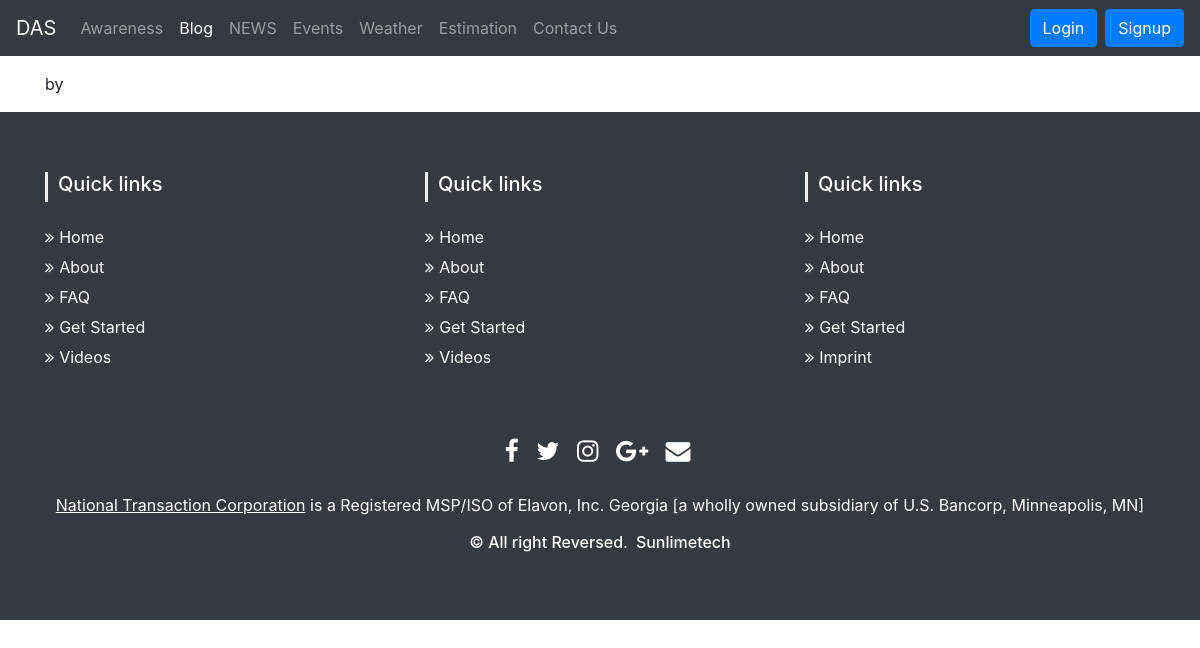
Before: /blogpost/45645 with the older database file.
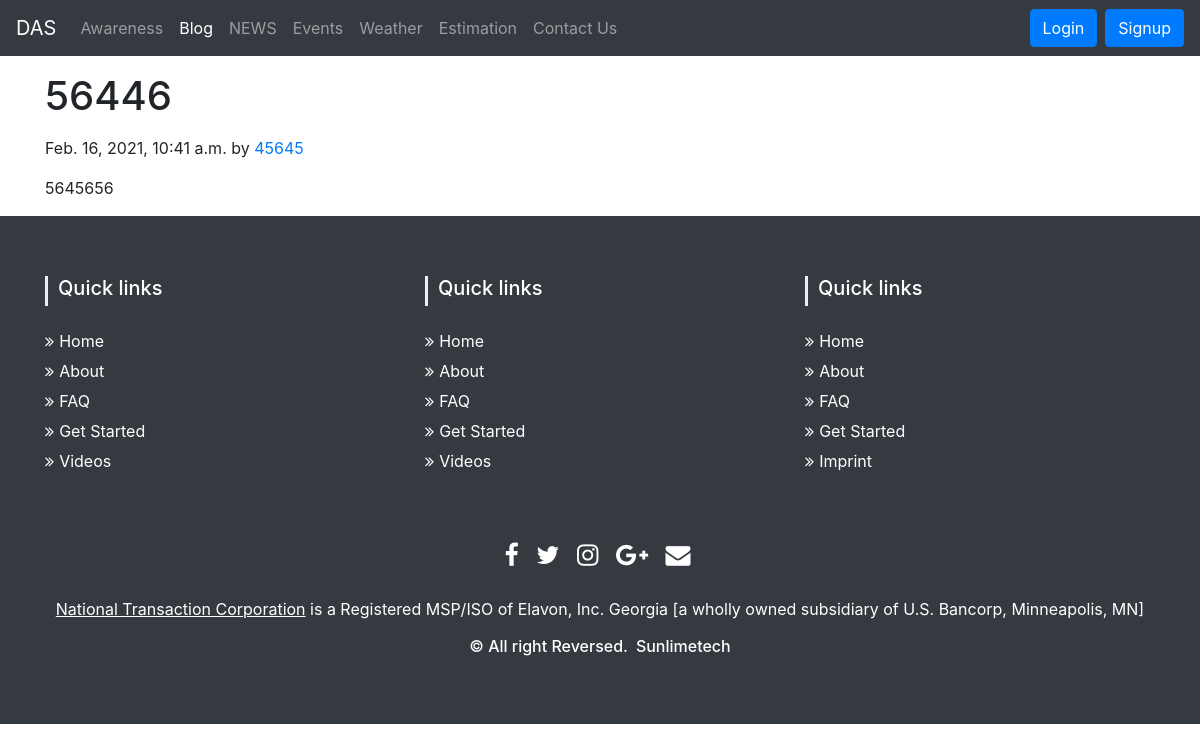
After: the same page with the newer database file.
### fyp/models.py (models this page shows, shortened)
class Blog(models.Model):
    sno = models.AutoField(primary_key=True)
    title = models.CharField(max_length=200)
    content = RichTextField(null=True)
    short_desc = models.CharField(max_length=300, default="")
    slug = models.CharField(max_length=100)
    time = models.DateTimeField(auto_now_add=True)
    author = models.CharField(max_length=20, default="")
    username = models.CharField(max_length=20, default="")

### fyp/views.py (the view)
# urls.py: path('blogpost/<str:slug>', views.blogpost, name='blog'),
def blogpost(request, slug):
    blog = Blog.objects.filter(slug=slug).first
    context = {'blog': blog}
    return render(request, 'blogpost.html', context)

### templates/blogpost.html
{% extends 'base.html' %}
{% block blogactive %}active{% endblock blogactive %}
{% block body %}
<div class="container my-3">
<h1 class="my-3"> {{blog.title}} </h1>
<p class="blog-post-meta">{{blog.time}} by <a href="#">{{blog.author}}</a></p>
<div class="my-3">
    {{blog.content|safe}}
</div>
</div>
{% endblock body %}

### templates/base.html (shortened to what this page needs)
<!doctype html>
<html lang="en">
<head>
  {% load static %}
  <link rel="stylesheet" type="text/css" href="{% static '/awareness.css' %}">
  <link rel="stylesheet" type="text/javascript" href="">
  <link rel="stylesheet" href="https://cdn.jsdelivr.net/npm/bootstrap@4.5.3/dist/css/bootstrap.min.css"
>
  <link href="//maxcdn.bootstrapcdn.com/bootstrap/4.0.0/css/bootstrap.min.css" rel="stylesheet" id="bootstrap-css">
</head>
<body>
  <nav class="navbar navbar-expand-lg navbar-dark bg-dark">
    <a class="navbar-brand" href="/">DAS</a>
    <div class="collapse navbar-collapse" id="navbarSupportedContent">
      <ul class="navbar-nav mr-auto">
        <li class="nav-item {% block awarenessactive %}{% endblock awarenessactive %}">
          <a class="nav-link" href="/awareness">Awareness<span class="sr-only">(current)</span></a>
        </li>
        <li class="nav-item {% block blogactive %}{% endblock blogactive %} ">
          <a class="nav-link" href="/bloghome">Blog</a>
        </li>
        <li class="nav-item {% block newsactive %}{% endblock newsactive %}">
          <a class="nav-link" href="/news">NEWS</a>
        </li>
        <li class="nav-item {% block eventsactive %}{% endblock eventsactive %}">
          <a class="nav-link" href="/events">Events</a>
        </li>
        <li class="nav-item {% block weatheractive %}{% endblock weatheractive %}">
          <a class="nav-link" href="/weather">Weather</a>
        </li>
        <li class="nav-item {% block estimationactive %}{% endblock estimationactive %} ">
          <a class="nav-link" href="/estimation">Estimation</a>
        </li>
        <li class="nav-item {% block contactactive %}{% endblock contactactive %} ">
          <a class="nav-link" href="/contact">Contact Us</a>
        </li>
      </ul>
      <div class="ml-auto form-inline">
        {% if user.is_authenticated %}
        <ul class="navbar-nav mr-2">
          <li class="nav-item dropdown">
            <a class="nav-link dropdown-toggle" href="#" id="navbarDropdown" role="button" data-toggle="dropdown">
              Welcome {{request.user}}
            </a>
            <div class="dropdown-menu bg-dark" aria-labelledby="navbarDropdown">
              <a class="dropdown-item text-light" href="/logout/">Logout</a>
            </div>
          </li>
        </ul>
        {% else %}
        <button type="button" class="btn btn-primary my-2 ml-2 my-sm-0" data-toggle="modal" data-target="#login">
          Login
        </button>
        <button type="button" class="btn btn-primary my-2 ml-2 my-sm-0" data-toggle="modal" data-target="#Signup">
          Signup
        </button>
        {% endif %}
      </div>
    </div>
  </nav>
  {% block body %} {% endblock body %}
  {% block footer %}
  <section id="footer">
  {% endblock footer %}
    <div class="container">
      <div class="row text-center text-xs-center text-sm-left text-md-left">
        <div class="col-xs-12 col-sm-4 col-md-4">
          <h5>Quick links</h5>
          <ul class="list-unstyled quick-links">
            <li><a href="https://www.fiverr.com/share/qb8D02"><i class="fa fa-angle-double-right"></i>Home</a></li>
            <li><a href="https://www.fiverr.com/share/qb8D02"><i class="fa fa-angle-double-right"></i>About</a></li>
            <li><a href="https://www.fiverr.com/share/qb8D02"><i class="fa fa-angle-double-right"></i>FAQ</a></li>
            <li><a href="https://www.fiverr.com/share/qb8D02"><i class="fa fa-angle-double-right"></i>Get Started</a>
            </li>
            <li><a href="https://www.fiverr.com/share/qb8D02"><i class="fa fa-angle-double-right"></i>Videos</a></li>
          </ul>
        </div>
        <div class="col-xs-12 col-sm-4 col-md-4">
          <h5>Quick links</h5>
          <ul class="list-unstyled quick-links">
            <li><a href="https://www.fiverr.com/share/qb8D02"><i class="fa fa-angle-double-right"></i>Home</a></li>
            <li><a href="https://www.fiverr.com/share/qb8D02"><i class="fa fa-angle-double-right"></i>About</a></li>
            <li><a href="https://www.fiverr.com/share/qb8D02"><i class="fa fa-angle-double-right"></i>FAQ</a></li>
            <li><a href="https://www.fiverr.com/share/qb8D02"><i class="fa fa-angle-double-right"></i>Get Started</a>
            </li>
            <li><a href="https://www.fiverr.com/share/qb8D02"><i class="fa fa-angle-double-right"></i>Videos</a></li>
          </ul>
        </div>
        <div class="col-xs-12 col-sm-4 col-md-4">
          <h5>Quick links</h5>
          <ul class="list-unstyled quick-links">
            <li><a href="https://www.fiverr.com/share/qb8D02"><i class="fa fa-angle-double-right"></i>Home</a></li>
            <li><a href="https://www.fiverr.com/share/qb8D02"><i class="fa fa-angle-double-right"></i>About</a></li>
            <li><a href="https://www.fiverr.com/share/qb8D02"><i class="fa fa-angle-double-right"></i>FAQ</a></li>
            <li><a href="https://www.fiverr.com/share/qb8D02"><i class="fa fa-angle-double-right"></i>Get Started</a>
            </li>
            <li><a href="https://wwwe.sunlimetech.com" title="Design and developed by"><i
                  class="fa fa-angle-double-right"></i>Imprint</a></li>
          </ul>
        </div>
      </div>
      <div class="row">
        <div class="col-xs-12 col-sm-12 col-md-12 mt-2 mt-sm-5">
          <ul class="list-unstyled list-inline social text-center">
            <li class="list-inline-item"><a href="https://www.fiverr.com/share/qb8D02"><i
                  class="fa fa-facebook"></i></a></li>
            <li class="list-inline-item"><a href="https://www.fiverr.com/share/qb8D02"><i class="fa fa-twitter"></i></a>
            </li>
            <li class="list-inline-item"><a href="https://www.fiverr.com/share/qb8D02"><i
                  class="fa fa-instagram"></i></a></li>
            <li class="list-inline-item"><a href="https://www.fiverr.com/share/qb8D02"><i
                  class="fa fa-google-plus"></i></a></li>
            <li class="list-inline-item"><a href="https://www.fiverr.com/share/qb8D02" target="_blank"><i
                  class="fa fa-envelope"></i></a></li>
          </ul>
        </div>
      </div>
      <div class="row">
        <div class="col-xs-12 col-sm-12 col-md-12 mt-2 mt-sm-2 text-center text-white">
          <p><u><a href="https://www.nationaltransaction.com/">National Transaction Corporation</a></u> is a Registered
            MSP/ISO of Elavon, Inc. Georgia [a wholly owned subsidiary of U.S. Bancorp, Minneapolis, MN]</p>
          <p class="h6">© All right Reversed.<a class="text-green ml-2" href="https://www.sunlimetech.com"
              target="_blank">Sunlimetech</a></p>
        </div>
      </div>
    </div>
  </section>
</body>
</html>

### static/awareness.css (style rules this page uses)
section { padding: 60px 0; }
#footer { background: #343a40 !important; }
#footer h5 { padding-left: 10px; border-left: 3px solid #eeeeee; padding-bottom: 6px; margin-bottom: 20px; color:#ffffff; }
#footer a { color: #ffffff; text-decoration: none !important; background-color: transparent; -webkit-text-decoration-skip: objects; }
#footer ul.social li { padding: 3px 0; }
#footer ul.social li a i { margin-right: 5px; font-size:25px; -webkit-transition: .5s all ease; -moz-transition: .5s all ease; transition: .5s all ease; }
#footer ul.social li a, #footer ul.quick-links li a { color:#ffffff; }
#footer ul.quick-links li { padding: 3px 0; -webkit-transition: .5s all ease; -moz-transition: .5s all ease; transition: .5s all ease; }
#footer ul.quick-links li a i { margin-right: 5px; }

Changed rows visible on the page:
added Blog: title "56446", time "Feb. 16, 2021, 10:41 a.m.", author "45645", content "5645656"
